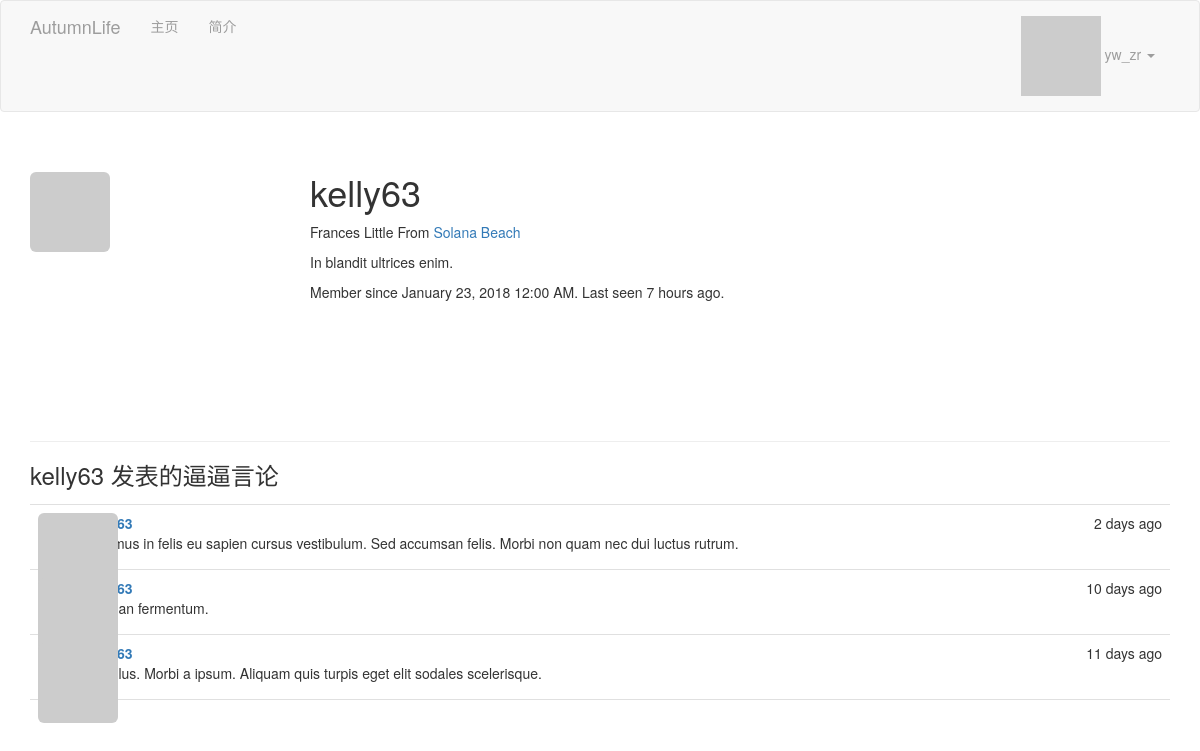
The page /user/kelly63 (signed in) on the database its author committed.
### app/models.py (models this page shows, shortened)
class User(UserMixin, db.Model):
    __tablename__ = 'users'
    id = db.Column(db.Integer, primary_key=True)
    email = db.Column(db.String(64), unique=True, index=True)
    username = db.Column(db.String(64), unique=True, index=True)
    role_id = db.Column(db.Integer, db.ForeignKey('roles.id'))
    sex = db.Column(db.Integer, default=1)
    password_hash = db.Column(db.String(128))
    confirmed = db.Column(db.Boolean, default=False)
    name = db.Column(db.String(64))
    location = db.Column(db.String(64))  # 所在地
    about_me = db.Column(db.Text())  # 自我介绍
    member_since = db.Column(db.DateTime(),  default=datetime.now) # 注册日期
    last_seen = db.Column(db.DateTime(), default=datetime.now)  # 最后访问日期
    avatar_hash = db.Column(db.String(32))
    posts = db.relationship('Post', backref='author', lazy='dynamic')
    @property
    def password(self):     # 试图读取password的值将会报错
        raise AttributeError('password is not a readable attribute')
    def can(self, permissions):
        return self.role is not None and self.role.permissions \
               and permissions and\
               (self.role.permissions & permissions) == permissions
    def is_administrator(self):
        return self.can(Permission.ADMINISTER)
    def ping(self):
        self.last_seen = datetime.utcnow()
        db.session.add(self)
    def gravatar(self, size=100, default='identicon', rating='g'):
        if request.is_secure:
            url = 'https://secure.gravatar.com/avatar'
        else:
            url = 'http://www.gravatar.com/avatar'
        hhash = self.avatar_hash or hashlib.md5(self.email.encode('utf-8')).hexdigest()
        return '{url}/{hhash}?s={size}&d={default}&r={rating}'.format(
            url=url, hhash=hhash, size=size, default=default, rating=rating
        )

class Post(db.Model):
    __tablename__='posts'
    id = db.Column(db.Integer, primary_key=True)
    body = db.Column(db.Text)
    timestamp = db.Column(db.DateTime, index=True, default=datetime.now)
    author_id = db.Column(db.Integer, db.ForeignKey('users.id'))

### app/main/views.py (the view)
@main.route('/user/<username>')
def user(username):
    user = User.query.filter_by(username=username).first()
    if user is None:
        abort(404)
    posts = user.posts.order_by(Post.timestamp.desc()).all()
    return render_template('user.html', user=user, posts=posts)

### app/auth/views.py (called while the page is built)
@auth.before_app_request
def before_request():
    if current_user.is_authenticated:
        current_user.ping()
        if not current_user.confirmed \
                and request.endpoint[:5] != 'auth.' \
                and request.endpoint != 'static':
            return redirect(url_for('auth.unconfirmed'))

### app/main/__init__.py (called while the page is built)
@main.app_context_processor
def inject_permissions():
    return dict(Permission=Permission)

### app/models.py (called while the page is built)
@login_manager.user_loader
def load_user(user_id):         # 加载用户的回调函数
    return User.query.get(int(user_id))

### app/templates/user.html (shortened to what this page needs)
{% extends "base.html" %}
{% block page_content %}
<div class="page-header">
    <img class="img-rounded profile-thumbnail" src="{{ user.gravatar(size=256) }}">
    <div class="profile-header">
        <h1>{{ user.username }}</h1>
        {% if user.name or user.location %}
        <p>
            {% if user.name %}{{ user.name }}{% endif %}
            {% if user.location %}
                From <a href="http://maps.google.com/?q={{ user.location }}">
                    {{ user.location }}
                </a>
            {% endif %}
        </p>
        {% endif %}
        {% if user.about_me %}<p>{{ user.about_me }}</p>{% endif %}
        <p>
            Member since {{ moment(user.member_since).format('LLL') }}.
            Last seen {{ moment(user.last_seen).fromNow() }}.
        </p>
    </div>
</div>
<h3>{{ user.username }} 发表的逼逼言论</h3>
{% include '_posts.html' %}
{% endblock %}

### app/templates/base.html (shortened to what this page needs)
{% extends "bootstrap/base.html" %}
{% block head %}
    {{ super() }}
    <link rel="stylesheet" type="text/css" href="{{ url_for('static', filename='styles.css') }}">
{% endblock %}
{% block navbar %}
    <div class="navbar navbar-inverse" role="navigtion">
    <div class="container">
        <div class="navbar-header">
            <a href="/" class="navbar-brand">AutumnLife</a>
        </div>
        <div class="navbar-collapse collapse">
            <ul class="nav navbar-nav">
                <li><a href="/">主页</a></li>
                {% if current_user.is_authenticated %}
                <li>
                    <a href="{{ url_for('main.user', username=current_user.username) }}">简介</a>
                </li>
                {% endif %}
            </ul>
            <ul class="nav navbar-nav navbar-right">
                {% if current_user.is_authenticated %}
                <li class="dropdown">
                    <a href="#" class="dropdown-toggle" data-toggle="dropdown">
                        <img src="{{ current_user.gravatar(size=35) }}">
                        {{ current_user.username }} <b class="caret"></b>
                    </a>
                </li>
                {% else %}
                <li><a href="{{ url_for('auth.login') }}">登录</a></li>
                {% endif %}
            </ul>
        </div>
    </div>
</div>
{% endblock %}
{% block content %}
    <div class="container">
    {% block page_content %}{% endblock %}
    </div>
{% endblock %}

### app/templates/_posts.html (shortened to what this page needs)
<ul class="posts">
{% for post in posts %}
<li class="post">
    <div class="profile-thumbnail">
    <a href="{{ url_for('.user', username=post.author.username) }}">
        <img class="img-rounded profile-thumbnail" src="{{ post.author.gravatar(size=40) }}">
    </a>
    </div>
    <div class="post-content">
    <div class="post-date">{{ moment(post.timestamp).fromNow() }}</div>
    <div class="post-author">
        <a href="{{ url_for('.user', username=post.author.username) }}">
        </a>
    </div>
    <div class="post-body">{{ post.body }}</div>
    </div>
</li>
{% endfor %}
</ul>

### app/static/styles.css (style rules this page uses)
.navbar-inverse { background-color: #f8f8f8; border-color: #e7e7e7; }
.profile-thumbnail { position: absolute; }
.profile-header { min-height: 260px; margin-left: 280px; }
ul.posts { list-style-type: none; padding: 0px; margin: 16px 0px 0px 0px; border-top: 1px solid #e0e0e0; }
ul.posts li.post { padding: 8px; border-bottom: 1px solid #e0e0e0; }
div.post-date { float: right; }
div.post-author { font-weight: bold; }
div.post-content { margin-left: 48px; min-height: 48px; }

### rows shown on the page
User: username "yw_zr"
User: username "kelly63", name "Frances Little", location "Solana Beach", about_me "In blandit ultrices enim.", member_since "January 23, 2018 12:00 AM", last_seen "7 hours ago"
Post: timestamp "2 days ago", body "Vivamus in felis eu sapien cursus vestibulum. Sed accumsan felis. Morbi non quam nec dui luctus rutrum."
Post: timestamp "10 days ago", body "Aenean fermentum."
Post: timestamp "11 days ago", body "Ut tellus. Morbi a ipsum. Aliquam quis turpis eget elit sodales scelerisque."
